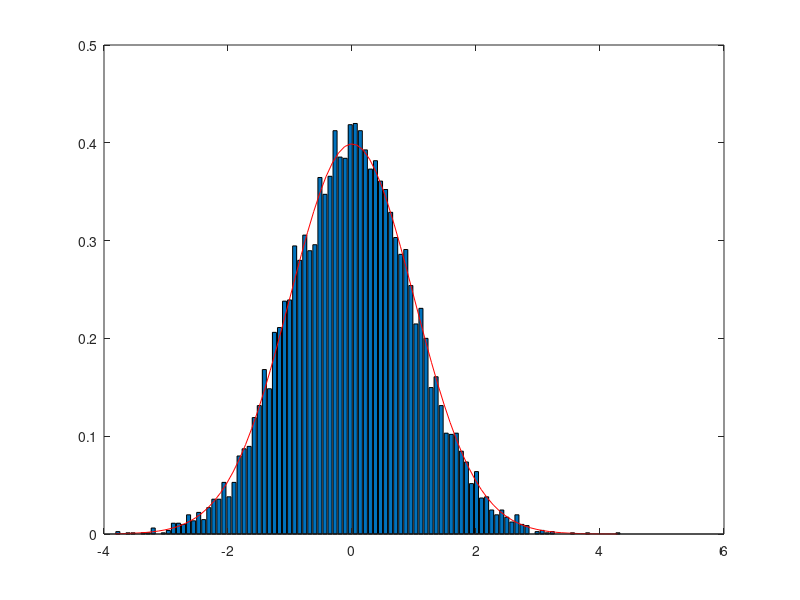
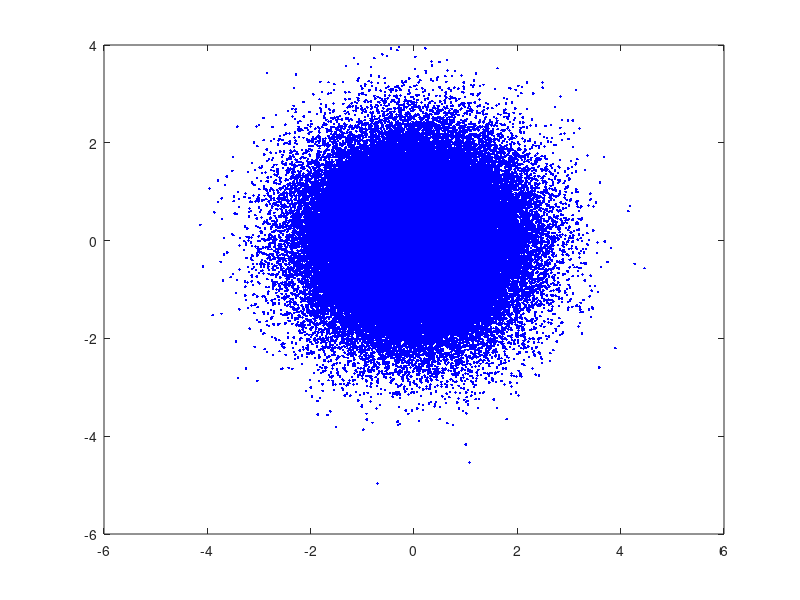
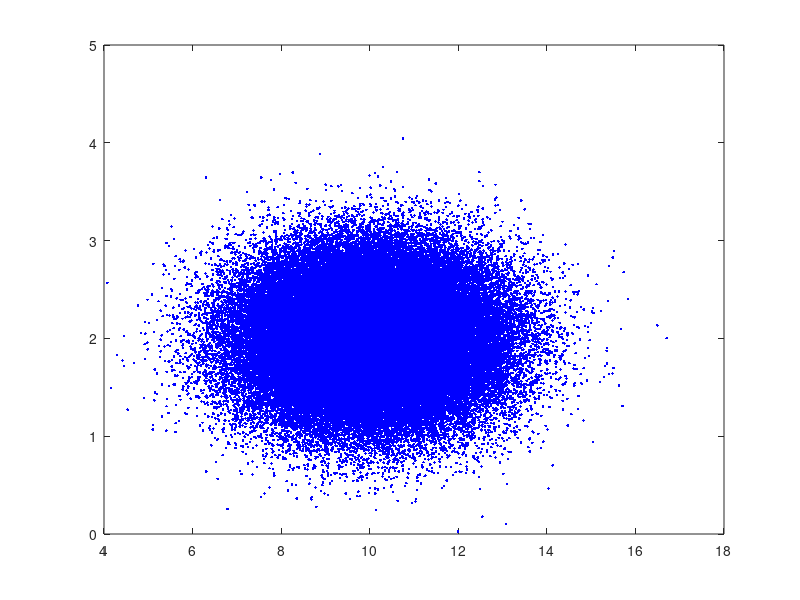
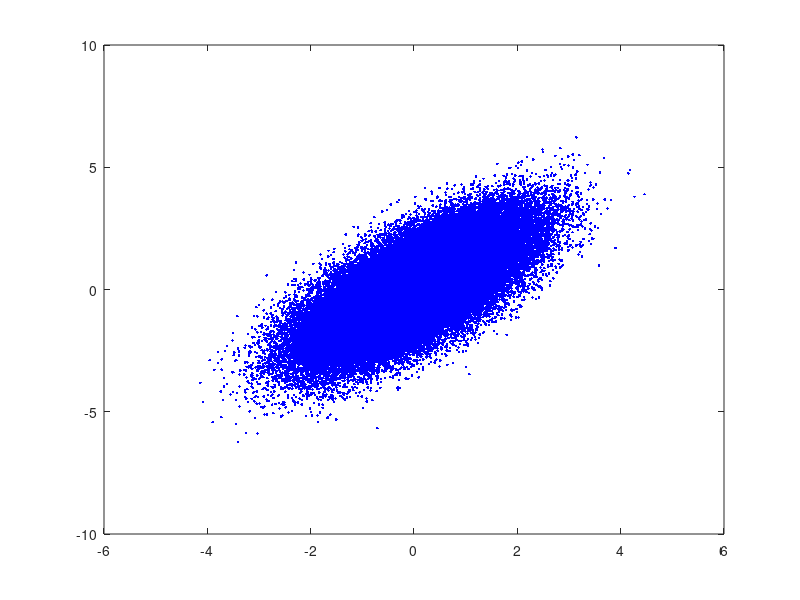

These figures' MATLAB source, in order:
close all hidden

load('data_MC.mat')

%Question1
N = 10000; 
%A modifier, Plus la valeur de N est grand plus l'histogramme 
%resemble a une gaussien
X = randn ([N, 1]);
[counts , centers] = hist(X ,100);
bar(centers , counts/N/( centers (2)-centers (1)));

%Question2
sigma = 1; %variance (= ecart - type)
meanx = 0;
rangex = (min(X):0.1: max(X));
px = (1/( sqrt (2*pi)*sigma))*exp(-(rangex - meanx).*( rangex - meanx)/(2* sigma*sigma));
hold on
plot(rangex , px , 'r' )
hold off

%question3
Y = 10 + sqrt (2)*X;
mean_Y = mean2(Y)
variance = var(Y)
sigma = sqrt(variance)
gy = mean_Y + sigma*randn ([N, 1]);

%Question4
figure
[counts , centers] = hist(Y,100);
bar(centers , counts/N/( centers (2)-centers (1)));
rangey = (min(Y):0.1: max(Y));
py = (1/( sqrt (2*pi)*sigma))*exp(-(rangey - mean_Y).*( rangey -mean_Y)/(2* sigma*sigma));
hold on
plot(rangey , py , 'r' )
hold off

%Question5
N = 100000;
x11 = randn ([1, N]);
x12 = randn ([1, N]);
X1 = [x11; x12];

%Question6
plot(X1(1,:),X1(2,:), '.b' );

%Question7 %figure3
var21 = 2;
var22 = 0.2;
moy21 = 10;
moy22 = 2;

x21 = 10 + sqrt(var21)*randn ([1, N]);
x22 = 2 + sqrt(var22)*randn ([1, N]);
X2 = [x21; x22];
figure;
plot(X2(1,:),X2(2,:), '.b' );

%Question8
x31 = x11;
x321 = x12 + 1*x11;
x325 = x12 + 5*x11;
X31 = [x31; x321 ];
X35 = [x31; x325 ];

%Question9
figure;
plot(X31(1,:),X31 (2,:), '.b' );
figure;
plot(X35(1,:),X35 (2,:), '.b' );

%%
close all hidden

%question11
N = 10000;
K3 = 3;
X3 = randn ([K3 , N]);
Y3 = sum(X3);

K6 = 6;
X6 = randn ([K6 , N]);
Y6 = sum(X6);

%Question12
[counts , centers] = hist(Y3 ,100);
bar(centers , counts/N/( centers (2)-centers (1)));

%Question 13
sigma = sqrt(((1/N)*sum(Y3*Y3')))
meanx3 = 0;
rangey3 = (min(Y3):0.1: max(Y3));
py3 = (1/( sqrt (2*pi)*sigma))*exp(-(rangey3 - meanx3).*(rangey3 - meanx3)/(2* sigma*sigma));
hold on;
plot(rangey3 , py3 , 'r' )
hold off

%Question 14
X_chi2 =X3 .* X3;
z= sum ( X_chi2 );
[ counts , centers ] = hist (z ,100) ;
bar ( centers , counts /N/( centers (2) -centers (1) ));

%Question 15
hold on
range_z =( min(z) :0.1: max(z));
pz =( range_z .^(( K3 /2) -1) .* exp(- range_z /2) ) /(2^( K3 /2) * gamma (K3 /2));
plot ( range_z ,pz ,'r');

%Question 16
var_z = var (z)
mean_z = mean (z)





